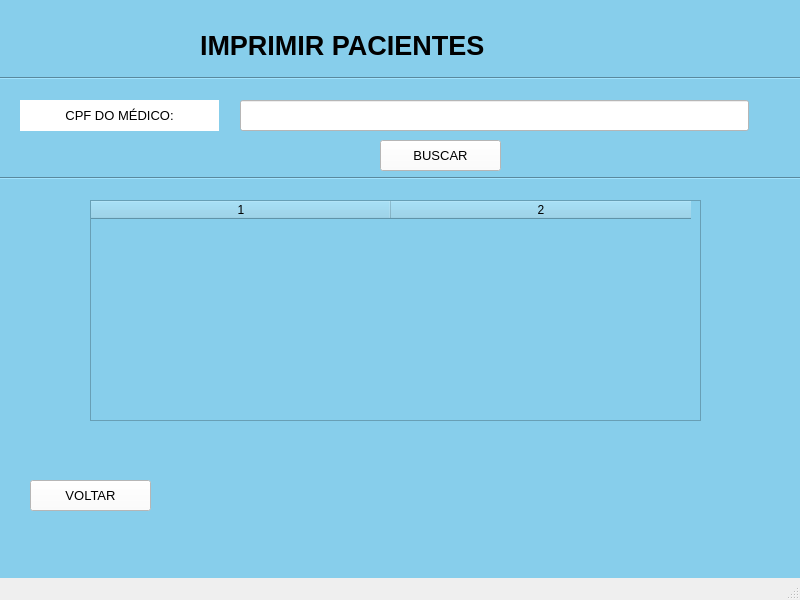
<?xml version="1.0" encoding="UTF-8"?>
<ui version="4.0">
 <class>MainWindow</class>
 <widget class="QMainWindow" name="MainWindow">
  <property name="geometry">
   <rect>
    <x>0</x>
    <y>0</y>
    <width>800</width>
    <height>600</height>
   </rect>
  </property>
  <property name="font">
   <font>
    <pointsize>10</pointsize>
   </font>
  </property>
  <property name="windowTitle">
   <string>MainWindow</string>
  </property>
  <property name="styleSheet">
   <string notr="true"/>
  </property>
  <property name="animated">
   <bool>true</bool>
  </property>
  <widget class="QWidget" name="centralwidget">
   <property name="styleSheet">
    <string notr="true">background-color: skyblue;</string>
   </property>
   <widget class="QLabel" name="label">
    <property name="geometry">
     <rect>
      <x>200</x>
      <y>20</y>
      <width>421</width>
      <height>51</height>
     </rect>
    </property>
    <property name="font">
     <font>
      <pointsize>20</pointsize>
      <weight>75</weight>
      <bold>true</bold>
     </font>
    </property>
    <property name="frameShape">
     <enum>QFrame::NoFrame</enum>
    </property>
    <property name="text">
     <string>IMPRIMIR PACIENTES</string>
    </property>
    <property name="textFormat">
     <enum>Qt::AutoText</enum>
    </property>
    <property name="alignment">
     <set>Qt::AlignLeading|Qt::AlignLeft|Qt::AlignVCenter</set>
    </property>
   </widget>
   <widget class="QPushButton" name="pushButton_2">
    <property name="geometry">
     <rect>
      <x>30</x>
      <y>480</y>
      <width>121</width>
      <height>31</height>
     </rect>
    </property>
    <property name="styleSheet">
     <string notr="true">background-color: white;</string>
    </property>
    <property name="text">
     <string>VOLTAR</string>
    </property>
   </widget>
   <widget class="Line" name="line">
    <property name="geometry">
     <rect>
      <x>0</x>
      <y>170</y>
      <width>801</width>
      <height>16</height>
     </rect>
    </property>
    <property name="orientation">
     <enum>Qt::Horizontal</enum>
    </property>
   </widget>
   <widget class="QLabel" name="label_2">
    <property name="geometry">
     <rect>
      <x>20</x>
      <y>100</y>
      <width>199</width>
      <height>31</height>
     </rect>
    </property>
    <property name="styleSheet">
     <string notr="true">background-color: white;</string>
    </property>
    <property name="text">
     <string>CPF DO MÉDICO:</string>
    </property>
    <property name="alignment">
     <set>Qt::AlignCenter</set>
    </property>
   </widget>
   <widget class="QLineEdit" name="lineEdit">
    <property name="geometry">
     <rect>
      <x>240</x>
      <y>100</y>
      <width>509</width>
      <height>31</height>
     </rect>
    </property>
    <property name="styleSheet">
     <string notr="true">background-color: white;</string>
    </property>
   </widget>
   <widget class="Line" name="line_2">
    <property name="geometry">
     <rect>
      <x>0</x>
      <y>70</y>
      <width>801</width>
      <height>16</height>
     </rect>
    </property>
    <property name="orientation">
     <enum>Qt::Horizontal</enum>
    </property>
   </widget>
   <widget class="QPushButton" name="pushButton">
    <property name="geometry">
     <rect>
      <x>380</x>
      <y>140</y>
      <width>121</width>
      <height>31</height>
     </rect>
    </property>
    <property name="styleSheet">
     <string notr="true">background-color: white;</string>
    </property>
    <property name="text">
     <string>BUSCAR</string>
    </property>
   </widget>
   <widget class="QTableWidget" name="tableWidget">
    <property name="geometry">
     <rect>
      <x>90</x>
      <y>200</y>
      <width>611</width>
      <height>221</height>
     </rect>
    </property>
    <property name="frameShape">
     <enum>QFrame::StyledPanel</enum>
    </property>
    <property name="lineWidth">
     <number>1</number>
    </property>
    <property name="midLineWidth">
     <number>2</number>
    </property>
    <property name="rowCount">
     <number>0</number>
    </property>
    <property name="columnCount">
     <number>2</number>
    </property>
    <attribute name="horizontalHeaderDefaultSectionSize">
     <number>300</number>
    </attribute>
    <column/>
    <column/>
   </widget>
  </widget>
  <widget class="QMenuBar" name="menubar">
   <property name="geometry">
    <rect>
     <x>0</x>
     <y>0</y>
     <width>800</width>
     <height>26</height>
    </rect>
   </property>
  </widget>
  <widget class="QStatusBar" name="statusbar"/>
 </widget>
 <resources/>
 <connections/>
</ui>
